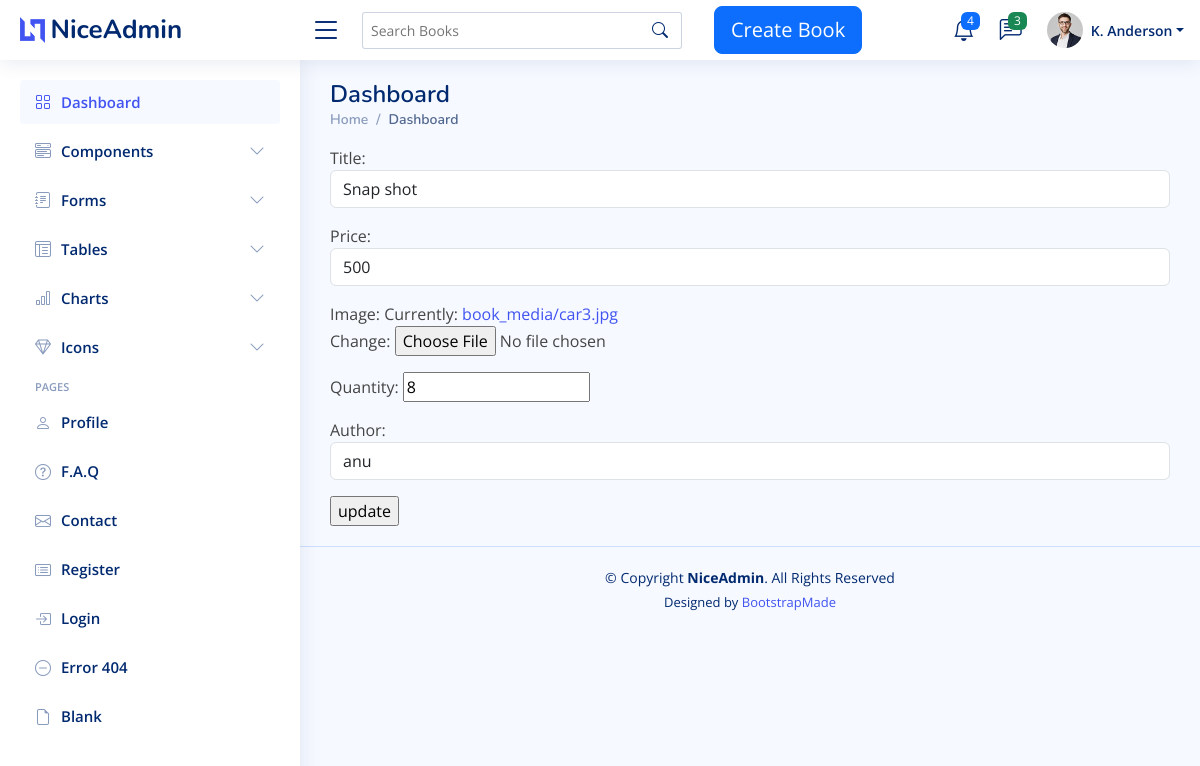
Page /updateview/9/ on the committed database.
### book_PP/models.py (models this page shows, shortened)
class Book(models.Model):
    title = models.CharField(max_length=200, null=True)
    price = models.IntegerField(null=True)
    image=models.ImageField(upload_to='book_media')
    quantity=models.IntegerField()
    author = models.ForeignKey(Author, on_delete=models.CASCADE)

### book_PP/views.py (the view)
# urls.py: path('updateview/<int:book_id>/', views.updateView, name='update'),
def updateView(request, book_id):
    book = Book.objects.get(id=book_id)
    if request.method == 'POST':
        form = BookForm(request.POST, request.FILES, instance=book)  # Corrected typo
        if form.is_valid():
            form.save()
            return redirect('/')  # Or use a named URL like 'list_book'
    else:
        form = BookForm(instance=book)
    return render(request, 'admin/updateview.html', {'form': form, 'book': book})

### book_PP/forms.py
class BookForm(forms.ModelForm):
    class Meta:
        model=Book
        fields='__all__'
        widgets={
            'title':forms.TextInput(attrs={'class':'form-control','placeholder':'Enter the book name'}),
            'author':forms.Select(attrs={'class':'form-control','placeholder':'Enter the book author'}),
            'price':forms.NumberInput(attrs={'class':'form-control','placeholder':'Enter the book price'})
        }

### book_PP/models.py (called while the page is built)
    def __str__(self):
        return '{}'.format(self.name)

### templates/admin/updateview.html (shortened to what this page needs)
{% extends 'admin/base.html' %}
{% load static %}
{% block content %}
<form action="" method="post" enctype="multipart/form-data">
    {{ form.as_p}}
    <input type="submit" value="update" >
</form>
{% endblock %}

### static/assets/css/style.css (style rules this page uses)
:root { scroll-behavior: smooth; }
body { font-family: "Open Sans", sans-serif; background: #f6f9ff; color: #444444; display :flex; flex-flow:column; width:100%; justify-content:center; align-item:center; }

### rows in the picture
Book: title "Snap shot", price "500", quantity "8", author "anu"
